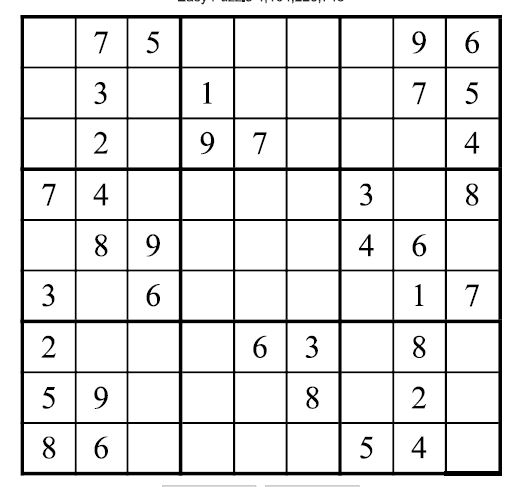
#> input picture question.png, 516 x 487 px; its folder holds only this picture in this run
$ python -i sudokuLines.py   (imports and definitions only)
#> lines starting #> are read from the running program, lines starting #| are printed output that depends on the picture; after the words box and inside, x2 and y2 are one past the last pixel; in counts of white or black regions, pixels touching at a corner belong together
# -*- coding: utf-8 -*-
"""
Created on Sat Nov 25 15:34:57 2017

@author: Twisha
"""

import sys

sys.path.append('E:\python\Lib\site-packages')
import cv2
import numpy as np
from collections import defaultdict
import SudokuSolution
import pytesseract
import os
import draw
from PIL import Image


class Sudoku:
    @staticmethod
    def sudoku(image):
        # dynamic image
#> called with image = 'question.png'
        image = cv2.imread(image)
#> image is the input picture: shape (487, 516, 3); min 0, max 255, mean 228.1
        img = cv2.cvtColor(image, cv2.COLOR_BGR2GRAY)

        detected_lines = Sudoku.preprocessImage(img)
#> in preprocessImage, `median = np.median(img)`: median = 255
#> in preprocessImage, `edges = cv2.Canny(img, min_threshold, max_threshold, apertureSize=3)`:
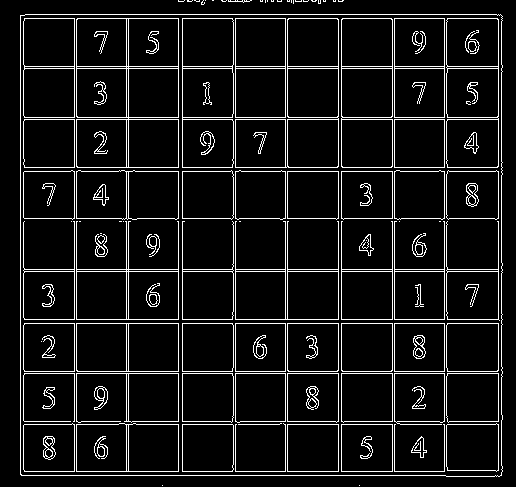
#> edges: shape (487, 516); 8.3% white in thin lines or dots
#> in preprocessImage, `detected_lines = cv2.HoughLines(edges, 1, np.pi / 180, 200)`: detected_lines = 39 rows, first 8: [14, 1.57], [319, 1.57], [66, 1.57], [68, 1.57], [119, 1.57], [269, 1.57], [271, 1.57], [323, 1.57]

        if detected_lines is not None and len(detected_lines) > 19:
            lines = detected_lines[0]
#> lines = [[14, 1.57]]
            cartesianLine = list()
            for lines in detected_lines:
                line = sorted(lines, key=lambda line: line[0])
                pos_horizontal = 0
                pos_vertical = 0
                straightLines = []
                for rho, theta in line:

                    a0 = np.cos(theta)
                    b0 = np.sin(theta)
                    x0 = a0 * rho
                    y0 = b0 * rho
                    x1 = int(x0 + 1000 * (-b0))
                    y1 = int(y0 + 1000 * (a0))
                    x2 = int(x0 - 1000 * (-b0))
                    y2 = int(y0 - 1000 * (a0))

                    if (b0 > 0.5):
                        if (rho - pos_horizontal > 10):
                            pos_horizontal = rho
                            straightLines.append([rho, theta, 0])
                            cartesianLine.append((straightLines))
                            cv2.line(image,(x1,y1),(x2,y2),(0,0,255),2)
                    else:
                        if (rho - pos_vertical > 10):
                            pos_vertical = rho
                            straightLines.append([rho, theta, 1])
                            cartesianLine.append(straightLines)
                            cv2.line(image,(x1,y1),(x2,y2),(0,255,0),2)
                    cv2.imwrite('Line1.png', image)
#> this loop made 39 passes
#> line on passes 1 to 12: [[14, 1.57]], [[319, 1.57]], [[66, 1.57]], [[68, 1.57]], [[119, 1.57]], [[269, 1.57]], [[271, 1.57]], [[323, 1.57]], [[373, 1.57]], [[20, 0]], [[167, 1.57]], [[18, 1.57]]
#> pass 1, in sudoku, `cv2.imwrite('Line1.png', image)`:
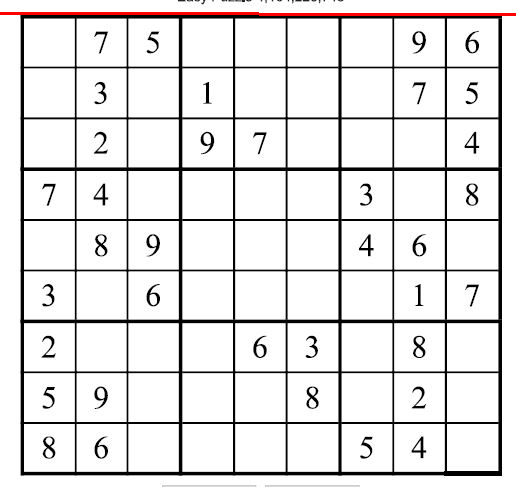
#> saved as Line1.png: shape (487, 516, 3); mean B, G, R 226.8, 226.8, 228.4
#> pass 2, in sudoku, `cv2.imwrite('Line1.png', image)`:
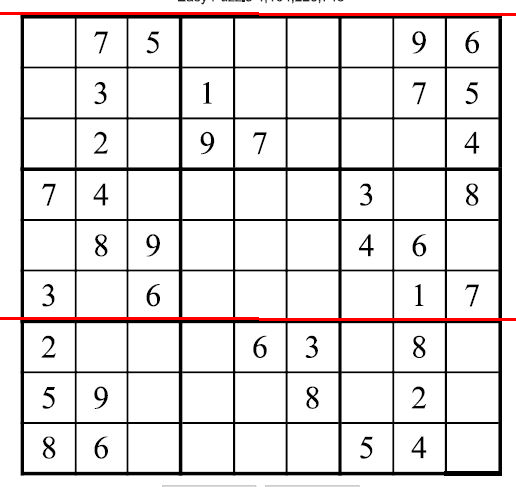
#> saved as Line1.png: shape (487, 516, 3); mean B, G, R 225.7, 225.7, 228.8
#> after the loop:
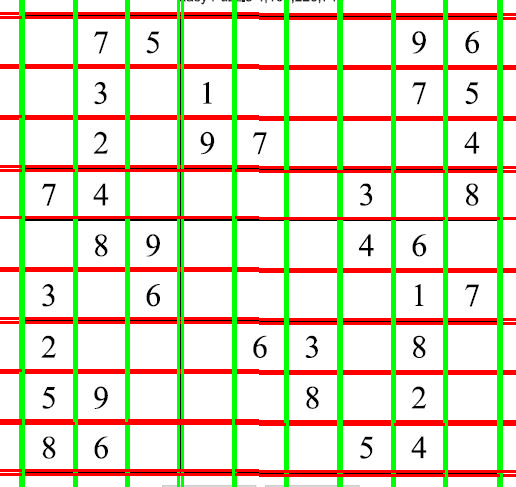
#> image: shape (487, 516, 3); mean B, G, R 196.9, 222.9, 222.4
#> after the loop, cartesianLine = 39 items

            IntersectionPoints = defaultdict(list)
            IntersectionList = list()
            for i in range(len(cartesianLine)):
                for j in range(len(cartesianLine)):
                    if (cartesianLine[j][0][2] == 1 and cartesianLine[i][0][2] == 0):
                        x1 = np.cos(cartesianLine[i][0][1])
                        y1 = np.sin(cartesianLine[i][0][1])
                        x2 = np.cos(cartesianLine[j][0][1])
                        y2 = np.sin(cartesianLine[j][0][1])
                        b1 = cartesianLine[i][0][0]
                        b2 = cartesianLine[j][0][0]
                        a = np.array([[x1, y1], [x2, y2]])
                        b = np.array([b1, b2])
                        x = np.linalg.solve(a, b)
                        x = (int(x[0]), int(x[1]))

                        if (len(IntersectionList) == 0):
                            IntersectionPoints[x[0]].append(x[1])
                            IntersectionList.append(x)
                            cv2.circle(image, tuple(x), 2, (255, 0, 0), 2)

                        elif (Sudoku.substantialDistance(x, IntersectionList)):
                            IntersectionPoints[x[0]].append(x[1])
                            IntersectionList.append(x)
                            cv2.circle(image, tuple(x), 2, (255, 0, 0), 3)
                        cv2.imwrite('Lines2.png', image)
#> this loop made 39 passes
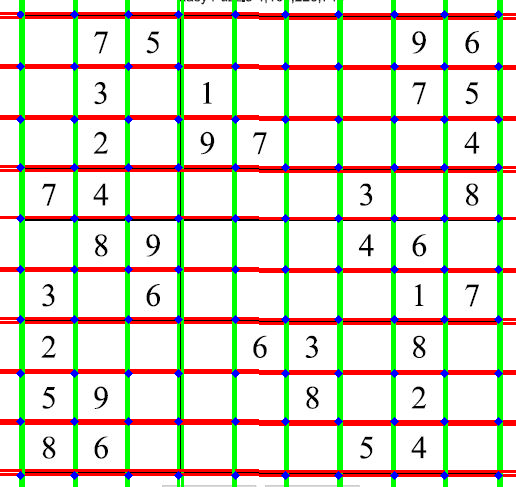
#> image: shape (487, 516, 3); 1.63% of pixels changed, all inside (x1, y1, x2, y2) = (16, 10, 503, 480)
#> after the loop, IntersectionList = 100 pairs, first value 20 to 498, second value 14 to 475
            IntersectionList = sorted(IntersectionList)
            # print len(IntersectionList)
            img = cv2.adaptiveThreshold(img, 255, cv2.ADAPTIVE_THRESH_GAUSSIAN_C, cv2.THRESH_BINARY_INV, 101, 1)
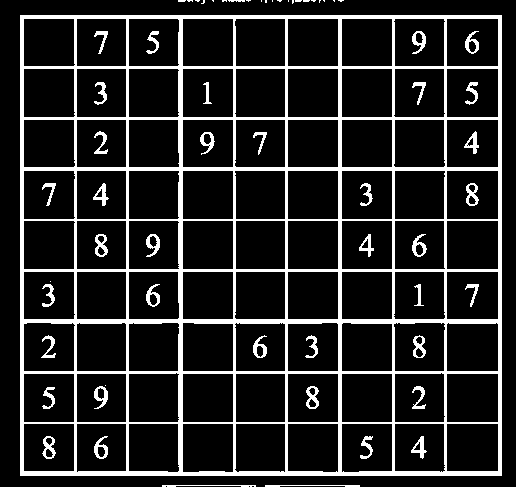
#> img: shape (487, 516); 14.4% white; 62 white regions (22 under 20 px), largest, box (x1, y1, x2, y2) and area: (20, 15, 502, 476) 31001, (95, 234, 108, 257) 165, (306, 386, 319, 409) 165
            f = 0
            if True:
                for i in range(0, 9):
                    for j in range(0, 9):
                        y1q = int(IntersectionList[j + i * 10][1] + 5)
                        y2q = int(IntersectionList[j + i * 10 + 11][1] - 5)
                        x1q = int(IntersectionList[j + i * 10][0] + 5)
                        x2q = int(IntersectionList[j + i * 10 + 11][0] - 5)
                        cv2.rectangle(image, (x1q, y1q), (x2q, y2q), (255, 255, 0), 2)
                        f = f + 1
                        cv2.imwrite(str(f) + ".jpg", img[y1q: y2q, x1q: x2q])
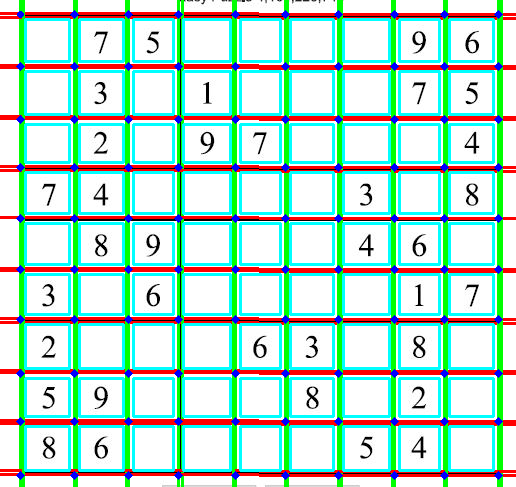
#> image: shape (487, 516, 3); 16.18% of pixels changed, all inside (x1, y1, x2, y2) = (24, 18, 495, 472)
#> after the loop, f = 81
                cv2.imwrite('Line6.png', image)
                return True
        return False

    @staticmethod
    def substantialDistance(x, points):
        flag = True
        for p in range(len(points)):
            if (Sudoku.dist(np.array(x), np.array(points[p])) < 20):
                flag = False
        return flag

    @staticmethod
    def dist(x, y):
        return np.sqrt(np.sum((x - y) ** 2))

    # [62 lines left out: functions getNumberArray, solveSudoku, gridToString, sudokuStringToQuestion, not called in this run]


    @staticmethod
    def preprocessImage(img):
        median = np.median(img)
        sigma = 0
        min_threshold = max(0, (1.0 - sigma) * median)
        max_threshold = min(255, (1.0 + sigma) * median)
        edges = cv2.Canny(img, min_threshold, max_threshold, apertureSize=3)

        detected_lines = cv2.HoughLines(edges, 1, np.pi / 180, 200)
        cv2.imwrite('houghlines6.jpg', edges)

        return detected_lines

>>> result = Sudoku().sudoku('question.png')
